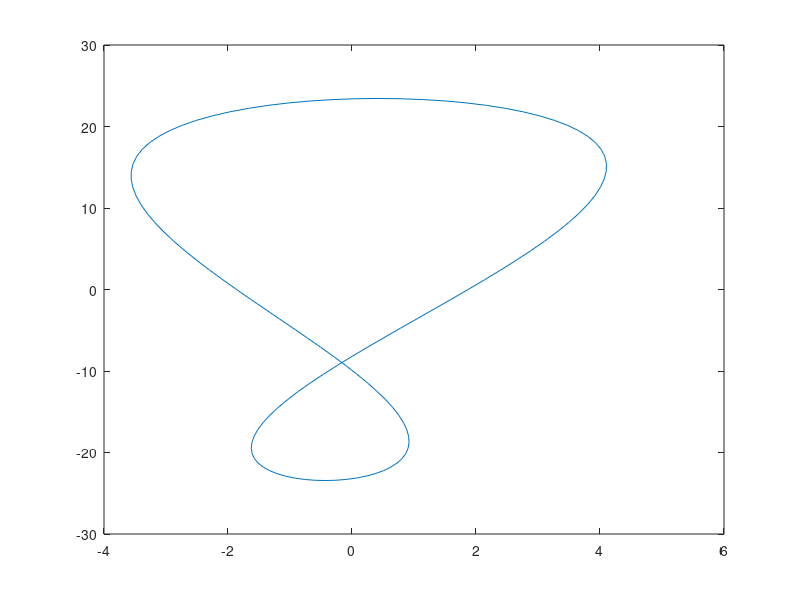

Write the MATLAB code that produced this figure.
% Astronomical Constants
L0  = -77.11;   % Longitude of Perihelion
e   = 0.01672;  % Numerical Eccentricity
EPS = 23.44;    % Tilt of Ecliptic


p = pi/180;
eps = EPS*p;
L  = 3*p*[-30:90];               % sun's True Longitude
v  = L - L0*p;                   % True Anomaly
c  = sqrt((1-e)/(1+e));          % c=tan(arcos(e)/2)
E  = 2*atan(c*tan(v/2));         % Eccentric Anomaly
zk = E-e*sin(E)-v;
x  = [cos(L); 
      sin(L)*cos(eps);
      sin(L)*sin(eps)];
r  = sqrt(x(1,:).^2+x(2,:).^2);
al = atan2(x(2,:),x(1,:));       % Right Ascension
d  = atan2(x(3,:),r);            % Declination
zt = L-al;
zg = atan(tan(zk+zt));           % Equation of Time

plot(zg/p,-d/p);
% plot(d/p,L/p);
% set(gca,'YTick',-90:30:270);
% xlabel('Declination [degrees]');
% ylabel('Ecliptical Longitude [degrees]');
% 
% 
% montheclon = [-80 -49 -19  12   41  71  99 129 159 188 219 249];
% monthlabel = {'Jan'  'Feb' 'Mar' 'Apr' 'May' 'Jun' 'Jul' 'Aug' 'Sep' 'Oct' 'Nov' 'Dec'};
% 
% l = montheclon*p; 
% x = [cos(l); sin(l)*cos(eps); sin(l)*sin(eps)];
% r = sqrt(x(1,:).^2 + x(2,:).^2); 
% d = atan2(x(3,:),r); 
% 
% for i=1:12
%     text(d(i)/p,l(i)/p,monthlabel(i))
% end 
% hold on
% plot(d/p,l/p,'.r')
